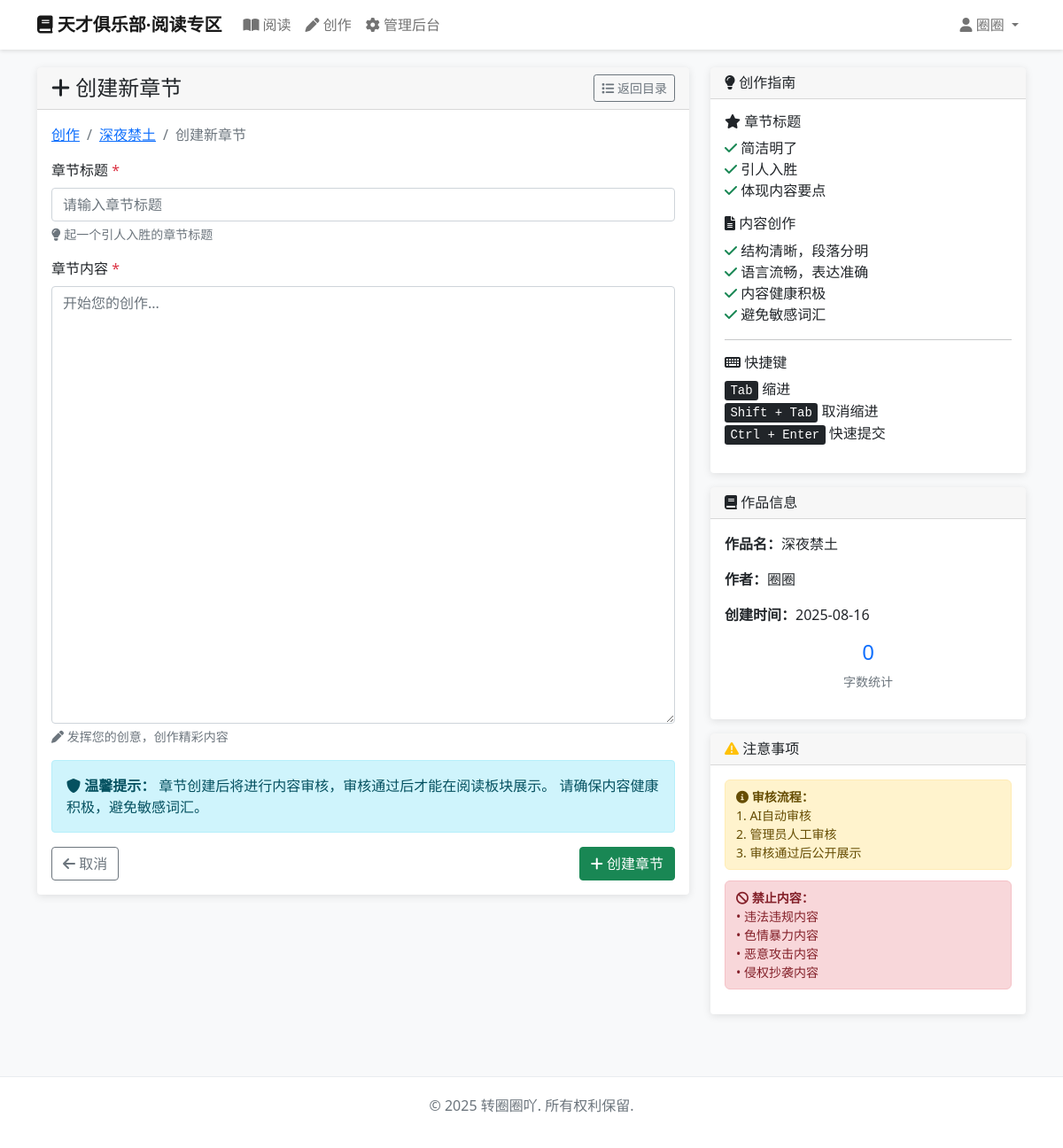
The page /books/create/book/1/chapter/new/ (signed in) on the database its author committed.
### accounts/models.py (models this page shows, shortened)
class User(AbstractBaseUser, PermissionsMixin):
    email = models.EmailField('邮箱', unique=True)
    display_name = models.CharField('显示名称', max_length=50, blank=True, null=True, unique=True)
    is_active = models.BooleanField('是否激活', default=True)
    is_staff = models.BooleanField('是否员工', default=False)
    is_admin = models.BooleanField('是否管理员', default=False)
    date_joined = models.DateTimeField('注册时间', default=timezone.now)
    last_login = models.DateTimeField('最后登录', blank=True, null=True)
    objects = UserManager()
    USERNAME_FIELD = 'email'
    REQUIRED_FIELDS = []
    class Meta:
        db_table = 'users'
        verbose_name = '用户'
        verbose_name_plural = '用户'

### books/models.py (models this page shows, shortened)
class Book(models.Model):
    REVIEW_STATUS_CHOICES = [
        ('pending', '待审核'),
        ('approved', '审核通过'),
        ('rejected', '审核不通过'),
    ]
    author = models.ForeignKey(User, on_delete=models.CASCADE, related_name='books', verbose_name='作者')
    title = models.CharField('作品名', max_length=200)
    description = models.TextField('简介', blank=True)
    title_pending = models.CharField('待审核作品名', max_length=200, blank=True, null=True)
    description_pending = models.TextField('待审核简介', blank=True, null=True)
    ai_check_title = models.CharField('标题AI审核状态', max_length=20, choices=REVIEW_STATUS_CHOICES, default='pending')
    ai_check_description = models.CharField('简介AI审核状态', max_length=20, choices=REVIEW_STATUS_CHOICES, default='pending')
    adm_check_title = models.CharField('标题管理员审核状态', max_length=20, choices=REVIEW_STATUS_CHOICES, blank=True, null=True)
    adm_check_description = models.CharField('简介管理员审核状态', max_length=20, choices=REVIEW_STATUS_CHOICES, blank=True, null=True)
    title_reject_reason = models.TextField('标题拒绝原因', blank=True)
    description_reject_reason = models.TextField('简介拒绝原因', blank=True)
    created_at = models.DateTimeField('创建时间', auto_now_add=True)
    updated_at = models.DateTimeField('更新时间', auto_now=True)
    last_chapter_update = models.DateTimeField('最后章节更新时间', blank=True, null=True)
    class Meta:
        db_table = 'books'
        verbose_name = '作品'
        verbose_name_plural = '作品'
        ordering = ['-updated_at']

### books/views.py (the view, shortened to what this page needs)
# urls.py: path('create/book/<int:book_id>/chapter/new/', views.CreateChapterView.as_view(), name='create_chapter'),
class CreateChapterView(LoginRequiredMixin, TemplateView):
    template_name = 'books/create_chapter.html'
    login_url = '/accounts/login/'
    def get_context_data(self, **kwargs):
        context = super().get_context_data(**kwargs)
        book_id = kwargs.get('book_id')
        book = get_object_or_404(Book, id=book_id)
        if book.author != self.request.user:
            raise Http404("作品不存在")
        context.update({
            'book': book,
        })
        return context

### templates/books/create_chapter.html (shortened to what this page needs)
{% extends 'base.html' %}
{% block content %}
<div class="row">
    <div class="col-md-8">
        <div class="card">
            <div class="card-header d-flex justify-content-between align-items-center">
                <h4 class="mb-0">
                    <i class="fas fa-plus"></i> 创建新章节
                </h4>
                <div>
                    <a href="{% url 'books:chapter_list' book.id %}" class="btn btn-outline-secondary btn-sm">
                        <i class="fas fa-list"></i> 返回目录
                    </a>
                </div>
            </div>
            <div class="card-body">
                <nav aria-label="breadcrumb" class="mb-3">
                    <ol class="breadcrumb">
                        <li class="breadcrumb-item">
                            <a href="{% url 'books:create' %}">创作</a>
                        </li>
                        <li class="breadcrumb-item">
                            <a href="{% url 'books:chapter_list' book.id %}">{{ book.title }}</a>
                        </li>
                        <li class="breadcrumb-item active">
                            创建新章节
                        </li>
                    </ol>
                </nav>
                <form method="post" id="chapterForm">
                    <div class="mb-3">
                        <label for="title" class="form-label">
                            章节标题 <span class="text-danger">*</span>
                        </label>
                        <input type="text" class="form-control" id="title" name="title"
                               placeholder="请输入章节标题" maxlength="200" required>
                        <div class="form-text">
                            <i class="fas fa-lightbulb"></i> 起一个引人入胜的章节标题
                        </div>
                    </div>
                    <div class="mb-3">
                        <label for="content" class="form-label">
                            章节内容 <span class="text-danger">*</span>
                        </label>
                        <textarea class="form-control" id="content" name="content"
                                  rows="20" placeholder="开始您的创作..." required></textarea>
                        <div class="form-text">
                            <i class="fas fa-pen"></i> 发挥您的创意，创作精彩内容
                        </div>
                    </div>
                    <div class="alert alert-info">
                        <i class="fas fa-shield-alt"></i>
                        <strong>温馨提示：</strong>
                        章节创建后将进行内容审核，审核通过后才能在阅读板块展示。
                        请确保内容健康积极，避免敏感词汇。
                    </div>
                    <div class="d-flex justify-content-between">
                        <a href="{% url 'books:chapter_list' book.id %}" class="btn btn-outline-secondary">
                            <i class="fas fa-arrow-left"></i> 取消
                        </a>
                        <button type="submit" class="btn btn-success">
                            <i class="fas fa-plus"></i> 创建章节
                        </button>
                    </div>
                </form>
            </div>
        </div>
    </div>
    <div class="col-md-4">
        <div class="card">
            <div class="card-header">
                <h6 class="mb-0"><i class="fas fa-lightbulb"></i> 创作指南</h6>
            </div>
            <div class="card-body">
                <h6><i class="fas fa-star"></i> 章节标题</h6>
                <ul class="list-unstyled">
                    <li><i class="fas fa-check text-success"></i> 简洁明了</li>
                    <li><i class="fas fa-check text-success"></i> 引人入胜</li>
                    <li><i class="fas fa-check text-success"></i> 体现内容要点</li>
                </ul>
                <h6><i class="fas fa-file-text"></i> 内容创作</h6>
                <ul class="list-unstyled">
                    <li><i class="fas fa-check text-success"></i> 结构清晰，段落分明</li>
                    <li><i class="fas fa-check text-success"></i> 语言流畅，表达准确</li>
                    <li><i class="fas fa-check text-success"></i> 内容健康积极</li>
                    <li><i class="fas fa-check text-success"></i> 避免敏感词汇</li>
                </ul>
                <hr>
                <h6><i class="fas fa-keyboard"></i> 快捷键</h6>
                <ul class="list-unstyled">
                    <li><kbd>Tab</kbd> 缩进</li>
                    <li><kbd>Shift + Tab</kbd> 取消缩进</li>
                    <li><kbd>Ctrl + Enter</kbd> 快速提交</li>
                </ul>
            </div>
        </div>
        <div class="card mt-3">
            <div class="card-header">
                <h6 class="mb-0"><i class="fas fa-book"></i> 作品信息</h6>
            </div>
            <div class="card-body">
                <p><strong>作品名：</strong>{{ book.title|default:book.title_pending }}</p>
                <p><strong>作者：</strong>{{ book.author.display_name }}</p>
                <p><strong>创建时间：</strong>{{ book.created_at|date:"Y-m-d" }}</p>
                <div class="text-center">
                    <div id="wordCount" class="h4 text-primary">0</div>
                    <p class="text-muted small">字数统计</p>
                </div>
            </div>
        </div>
        <div class="card mt-3">
            <div class="card-header">
                <h6 class="mb-0"><i class="fas fa-exclamation-triangle text-warning"></i> 注意事项</h6>
            </div>
            <div class="card-body">
                <div class="alert alert-warning alert-sm">
                    <small>
                        <i class="fas fa-info-circle"></i>
                        <strong>审核流程：</strong><br>
                        1. AI自动审核<br>
                        2. 管理员人工审核<br>
                        3. 审核通过后公开展示
                    </small>
                </div>
                <div class="alert alert-danger alert-sm">
                    <small>
                        <i class="fas fa-ban"></i>
                        <strong>禁止内容：</strong><br>
                        • 违法违规内容<br>
                        • 色情暴力内容<br>
                        • 恶意攻击内容<br>
                        • 侵权抄袭内容
                    </small>
                </div>
            </div>
        </div>
    </div>
</div>
{% endblock %}

### templates/base.html (shortened to what this page needs)
<!DOCTYPE html>
<html lang="zh-CN">
<head>
    <link href="https://cdn.jsdelivr.net/npm/bootstrap@5.1.3/dist/css/bootstrap.min.css" rel="stylesheet">
    <link href="https://cdnjs.cloudflare.com/ajax/libs/font-awesome/6.0.0/css/all.min.css" rel="stylesheet">
</head>
<body>
    <nav class="navbar navbar-expand-lg navbar-light bg-light">
        <div class="container">
            <a class="navbar-brand" href="{% url 'books:index' %}">
                <i class="fas fa-book"></i> 天才俱乐部·阅读专区
            </a>
            <div class="collapse navbar-collapse" id="navbarNav">
                <ul class="navbar-nav me-auto">
                    <li class="nav-item">
                        <a class="nav-link" href="{% url 'books:read' %}">
                            <i class="fas fa-book-open"></i> 阅读
                        </a>
                    </li>
                    <li class="nav-item">
                        <a class="nav-link" href="{% url 'books:create' %}">
                            <i class="fas fa-pen"></i> 创作
                        </a>
                    </li>
                    {% if user.is_admin %}
                    <li class="nav-item">
                        <a class="nav-link" href="{% url 'books:admin_panel' %}">
                            <i class="fas fa-cog"></i> 管理后台
                        </a>
                    </li>
                    {% endif %}
                </ul>
                <ul class="navbar-nav">
                    {% if user.is_authenticated %}
                    <li class="nav-item dropdown">
                        <a class="nav-link dropdown-toggle" href="#" id="navbarDropdown" role="button" data-bs-toggle="dropdown">
                            <i class="fas fa-user"></i>
                            {% if user.display_name %}
                                {{ user.display_name }}
                            {% else %}
                                {{ user.email }}
                            {% endif %}
                        </a>
                    </li>
                    {% else %}
                    <li class="nav-item">
                        <a class="nav-link" href="{% url 'accounts:login' %}">
                            <i class="fas fa-sign-in-alt"></i> 登录
                        </a>
                    </li>
                    {% endif %}
                </ul>
            </div>
        </div>
    </nav>
    <div class="content-wrapper">
        <div class="container">
            {% block content %}{% endblock %}
        </div>
    </div>
    <footer class="footer">
        <div class="container text-center">
            <p class="text-muted">&copy; 2025 转圈圈吖. 所有权利保留.</p>
        </div>
    </footer>
</body>
</html>

### templates/base.html (style rules this page uses)
body { background-color: #f8f9fa; }
.navbar-brand { font-weight: bold; }
.content-wrapper { min-height: calc(100vh - 120px); padding: 20px 0; }
.card { border: none; box-shadow: 0 2px 10px rgba(0,0,0,0.1); transition: transform 0.2s; }
.navbar { background-color: #fff !important; box-shadow: 0 2px 4px rgba(0,0,0,0.1); }
.alert-sm { padding: 0.5rem 0.75rem; margin-bottom: 0.75rem; border-radius: 0.375rem; }
.alert-sm small { margin: 0; display: block; }
.footer { background-color: #fff; padding: 20px 0; margin-top: 50px; border-top: 1px solid #e9ecef; }

### rows shown on the page
User: display_name "圈圈"
Book: title "深夜禁土", author.display_name "圈圈", created_at "2025-08-16"
